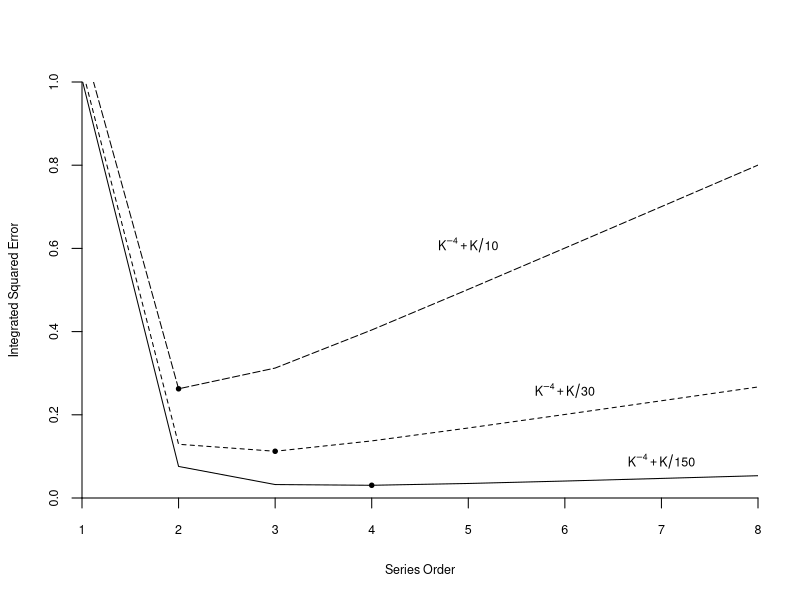
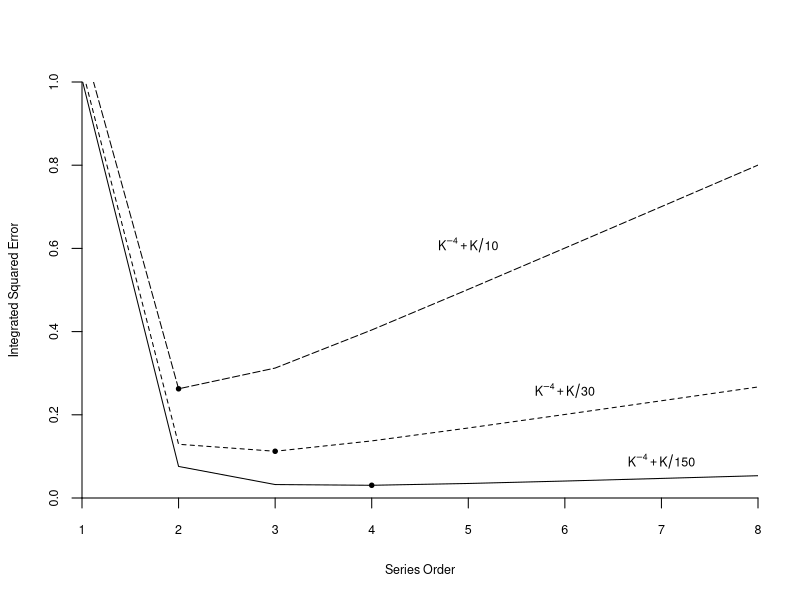

Here is the R script that generated these plots, in order:
#####################################
### This file generates Figure 20.5
### ISE
#####################################

kmax <- 8
n1 <- 10
n2 <- 30
n3 <- 150
K <- (1:kmax)
m1 <- 1/(K^4) + K/n1
m2 <- 1/(K^4) + K/n2
m3 <- 1/(K^4) + K/n3
K1 <- which.min(m1)
K2 <- which.min(m2)
K3 <- which.min(m3)
M1 <- min(m1)
M2 <- min(m2)
M3 <- min(m3)

pdf("HANSEN20-5.pdf",family="Helvetica",colormodel='cmyk',width=4.5,height=4.5)
plot(K,m3,lty=1,xaxs="i",yaxs="i",type="l",ylab="Integrated Squared Error",xlab="Series Order",ylim=c(0,1),bty="n",cex.lab=.75,xaxt="n",yaxt="n")
axis(side=1,cex.axis=.75)
axis(side=2,cex.axis=.75)
lines(K,m2,lty=2)
lines(K,m1,lty=5)
points(K1,M1,pch=19,cex=.6)
points(K2,M2,pch=19,cex=.6)
points(K3,M3,pch=19,cex=.6)
text(5,.61,expression(K^-4 +K/10),cex=.75)
text(6,.26,expression(K^-4 +K/30),cex=.75)
text(7,.09,expression(K^-4 +K/150),cex=.75)
dev.off()

postscript("HANSEN20-5.eps",paper="special",width=4.5,height=4.5,horizontal=FALSE,onefile=FALSE,family="Helvetica",colormodel='cmyk')
plot(K,m3,lty=1,xaxs="i",yaxs="i",type="l",ylab="Integrated Squared Error",xlab="Series Order",ylim=c(0,1),bty="n",cex.lab=.75,xaxt="n",yaxt="n")
axis(side=1,cex.axis=.75)
axis(side=2,cex.axis=.75)
lines(K,m2,lty=2)
lines(K,m1,lty=5)
points(K1,M1,pch=19,cex=.6)
points(K2,M2,pch=19,cex=.6)
points(K3,M3,pch=19,cex=.6)
text(5,.61,expression(K^-4 +K/10),cex=.75)
text(6,.26,expression(K^-4 +K/30),cex=.75)
text(7,.09,expression(K^-4 +K/150),cex=.75)
dev.off()